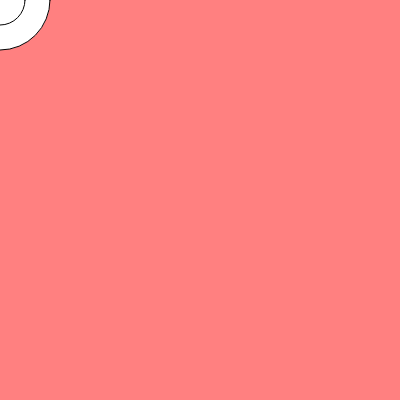
Frame 1 (no input)
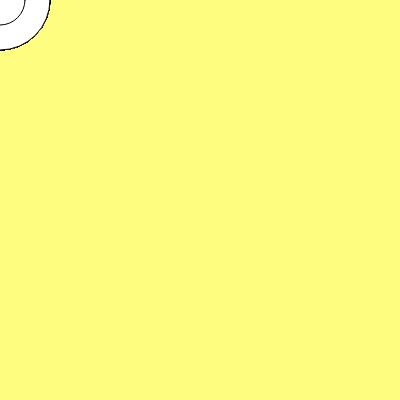
Frame 60 (no input)
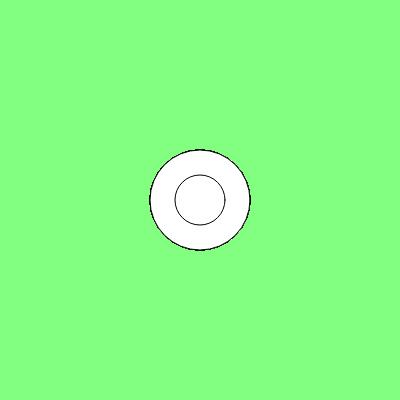
Frame 120 (the mouse pressed at the canvas centre since frame 60)

The p5.js sketch that drew these frames (run headless with seeded random() and noise() and a simulated clock; from frame 60 on, the mouse is pressed at the canvas centre):

// p5.js sketch
// ── sketch.js
let layer1, layer2

let hue = 0;

function setup() {
  createCanvas(400, 400);
  
  layer1 = createGraphics(width, height);
  layer2 = createGraphics(width, height);
  
  layer1.colorMode(HSB);
}

function draw() {
  //background(0);
  
  layer1.background(hue++, 50, 100);
  
  if(hue > 360) hue = 0;
  
  layer2.fill(255, 255);
  layer2.circle(width/2, height/2, 100);
  layer2.fill(255, 0);
  // layer2.noFill();
  layer2.circle(width/2, height/2, 50);

  
  image(layer1, 0, 0);
  image(layer2, -width/2+mouseX, -height/2+mouseY);
}
